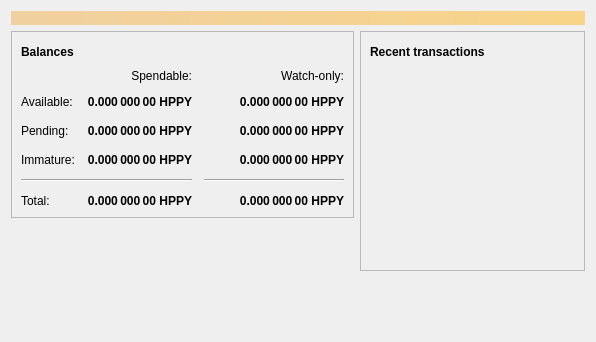
<?xml version="1.0" encoding="UTF-8"?>
<ui version="4.0">
 <class>OverviewPage</class>
 <widget class="QWidget" name="OverviewPage">
  <property name="geometry">
   <rect>
    <x>0</x>
    <y>0</y>
    <width>596</width>
    <height>342</height>
   </rect>
  </property>
  <property name="windowTitle">
   <string>Form</string>
  </property>
  <layout class="QVBoxLayout" name="topLayout">
   <item>
    <widget class="QLabel" name="labelAlerts">
     <property name="visible">
      <bool>false</bool>
     </property>
     <property name="styleSheet">
      <string notr="true">QLabel { background-color: qlineargradient(x1: 0, y1: 0, x2: 1, y2: 0, stop:0 #F0D0A0, stop:1 #F8D488); color:#000000; }</string>
     </property>
     <property name="wordWrap">
      <bool>true</bool>
     </property>
     <property name="margin">
      <number>3</number>
     </property>
     <property name="textInteractionFlags">
      <set>Qt::TextSelectableByMouse</set>
     </property>
    </widget>
   </item>
   <item>
    <layout class="QHBoxLayout" name="horizontalLayout" stretch="1,1">
     <item>
      <layout class="QVBoxLayout" name="verticalLayout_2">
       <item>
        <widget class="QFrame" name="frame">
         <property name="frameShape">
          <enum>QFrame::StyledPanel</enum>
         </property>
         <property name="frameShadow">
          <enum>QFrame::Raised</enum>
         </property>
         <layout class="QVBoxLayout" name="verticalLayout_4">
          <item>
           <layout class="QHBoxLayout" name="horizontalLayout_4">
            <item>
             <widget class="QLabel" name="label_5">
              <property name="font">
               <font>
                <weight>75</weight>
                <bold>true</bold>
               </font>
              </property>
              <property name="text">
               <string>Balances</string>
              </property>
             </widget>
            </item>
            <item>
             <widget class="QPushButton" name="labelWalletStatus">
              <property name="enabled">
               <bool>true</bool>
              </property>
              <property name="maximumSize">
               <size>
                <width>30</width>
                <height>16777215</height>
               </size>
              </property>
              <property name="toolTip">
               <string>The displayed information may be out of date. Your wallet automatically synchronizes with the Happy network after a connection is established, but this process has not completed yet.</string>
              </property>
              <property name="text">
               <string/>
              </property>
              <property name="icon">
               <iconset resource="../bitcoin.qrc">
                <normaloff>:/icons/warning</normaloff>
                <disabledoff>:/icons/warning</disabledoff>:/icons/warning</iconset>
              </property>
              <property name="iconSize">
               <size>
                <width>24</width>
                <height>24</height>
               </size>
              </property>
              <property name="flat">
               <bool>true</bool>
              </property>
             </widget>
            </item>
            <item>
             <spacer name="horizontalSpacer_3">
              <property name="orientation">
               <enum>Qt::Horizontal</enum>
              </property>
              <property name="sizeHint" stdset="0">
               <size>
                <width>40</width>
                <height>20</height>
               </size>
              </property>
             </spacer>
            </item>
           </layout>
          </item>
          <item>
           <layout class="QGridLayout" name="gridLayout">
            <property name="spacing">
             <number>12</number>
            </property>
            <item row="2" column="2">
             <widget class="QLabel" name="labelWatchPending">
              <property name="font">
               <font>
                <weight>75</weight>
                <bold>true</bold>
               </font>
              </property>
              <property name="cursor">
               <cursorShape>IBeamCursor</cursorShape>
              </property>
              <property name="toolTip">
               <string>Unconfirmed transactions to watch-only addresses</string>
              </property>
              <property name="text">
               <string notr="true">0.000 000 00 HPPY</string>
              </property>
              <property name="alignment">
               <set>Qt::AlignRight|Qt::AlignTrailing|Qt::AlignVCenter</set>
              </property>
              <property name="textInteractionFlags">
               <set>Qt::LinksAccessibleByMouse|Qt::TextSelectableByKeyboard|Qt::TextSelectableByMouse</set>
              </property>
             </widget>
            </item>
            <item row="2" column="1">
             <widget class="QLabel" name="labelUnconfirmed">
              <property name="font">
               <font>
                <weight>75</weight>
                <bold>true</bold>
               </font>
              </property>
              <property name="cursor">
               <cursorShape>IBeamCursor</cursorShape>
              </property>
              <property name="toolTip">
               <string>Total of transactions that have yet to be confirmed, and do not yet count toward the spendable balance</string>
              </property>
              <property name="text">
               <string notr="true">0.000 000 00 HPPY</string>
              </property>
              <property name="alignment">
               <set>Qt::AlignRight|Qt::AlignTrailing|Qt::AlignVCenter</set>
              </property>
              <property name="textInteractionFlags">
               <set>Qt::LinksAccessibleByMouse|Qt::TextSelectableByKeyboard|Qt::TextSelectableByMouse</set>
              </property>
             </widget>
            </item>
            <item row="3" column="2">
             <widget class="QLabel" name="labelWatchImmature">
              <property name="font">
               <font>
                <weight>75</weight>
                <bold>true</bold>
               </font>
              </property>
              <property name="cursor">
               <cursorShape>IBeamCursor</cursorShape>
              </property>
              <property name="toolTip">
               <string>Mined balance in watch-only addresses that has not yet matured</string>
              </property>
              <property name="text">
               <string notr="true">0.000 000 00 HPPY</string>
              </property>
              <property name="alignment">
               <set>Qt::AlignRight|Qt::AlignTrailing|Qt::AlignVCenter</set>
              </property>
              <property name="textInteractionFlags">
               <set>Qt::LinksAccessibleByMouse|Qt::TextSelectableByKeyboard|Qt::TextSelectableByMouse</set>
              </property>
             </widget>
            </item>
            <item row="4" column="0" colspan="2">
             <widget class="Line" name="line">
              <property name="orientation">
               <enum>Qt::Horizontal</enum>
              </property>
             </widget>
            </item>
            <item row="4" column="2">
             <widget class="Line" name="lineWatchBalance">
              <property name="sizePolicy">
               <sizepolicy hsizetype="Preferred" vsizetype="Fixed">
                <horstretch>0</horstretch>
                <verstretch>0</verstretch>
               </sizepolicy>
              </property>
              <property name="minimumSize">
               <size>
                <width>140</width>
                <height>0</height>
               </size>
              </property>
              <property name="orientation">
               <enum>Qt::Horizontal</enum>
              </property>
             </widget>
            </item>
            <item row="5" column="0">
             <widget class="QLabel" name="labelTotalText">
              <property name="text">
               <string>Total:</string>
              </property>
             </widget>
            </item>
            <item row="3" column="1">
             <widget class="QLabel" name="labelImmature">
              <property name="font">
               <font>
                <weight>75</weight>
                <bold>true</bold>
               </font>
              </property>
              <property name="cursor">
               <cursorShape>IBeamCursor</cursorShape>
              </property>
              <property name="toolTip">
               <string>Mined balance that has not yet matured</string>
              </property>
              <property name="text">
               <string notr="true">0.000 000 00 HPPY</string>
              </property>
              <property name="alignment">
               <set>Qt::AlignRight|Qt::AlignTrailing|Qt::AlignVCenter</set>
              </property>
              <property name="textInteractionFlags">
               <set>Qt::LinksAccessibleByMouse|Qt::TextSelectableByKeyboard|Qt::TextSelectableByMouse</set>
              </property>
             </widget>
            </item>
            <item row="2" column="3">
             <spacer name="horizontalSpacer_2">
              <property name="orientation">
               <enum>Qt::Horizontal</enum>
              </property>
              <property name="sizeHint" stdset="0">
               <size>
                <width>40</width>
                <height>20</height>
               </size>
              </property>
             </spacer>
            </item>
            <item row="3" column="0">
             <widget class="QLabel" name="labelImmatureText">
              <property name="text">
               <string>Immature:</string>
              </property>
             </widget>
            </item>
            <item row="5" column="1">
             <widget class="QLabel" name="labelTotal">
              <property name="font">
               <font>
                <weight>75</weight>
                <bold>true</bold>
               </font>
              </property>
              <property name="cursor">
               <cursorShape>IBeamCursor</cursorShape>
              </property>
              <property name="toolTip">
               <string>Your current total balance</string>
              </property>
              <property name="text">
               <string notr="true">0.000 000 00 HPPY</string>
              </property>
              <property name="alignment">
               <set>Qt::AlignRight|Qt::AlignTrailing|Qt::AlignVCenter</set>
              </property>
              <property name="textInteractionFlags">
               <set>Qt::LinksAccessibleByMouse|Qt::TextSelectableByKeyboard|Qt::TextSelectableByMouse</set>
              </property>
             </widget>
            </item>
            <item row="5" column="2">
             <widget class="QLabel" name="labelWatchTotal">
              <property name="font">
               <font>
                <weight>75</weight>
                <bold>true</bold>
               </font>
              </property>
              <property name="cursor">
               <cursorShape>IBeamCursor</cursorShape>
              </property>
              <property name="toolTip">
               <string>Current total balance in watch-only addresses</string>
              </property>
              <property name="text">
               <string notr="true">0.000 000 00 HPPY</string>
              </property>
              <property name="alignment">
               <set>Qt::AlignRight|Qt::AlignTrailing|Qt::AlignVCenter</set>
              </property>
              <property name="textInteractionFlags">
               <set>Qt::LinksAccessibleByMouse|Qt::TextSelectableByKeyboard|Qt::TextSelectableByMouse</set>
              </property>
             </widget>
            </item>
            <item row="0" column="2">
             <widget class="QLabel" name="labelWatchonly">
              <property name="text">
               <string>Watch-only:</string>
              </property>
              <property name="alignment">
               <set>Qt::AlignRight|Qt::AlignTrailing|Qt::AlignVCenter</set>
              </property>
             </widget>
            </item>
            <item row="1" column="0">
             <widget class="QLabel" name="labelBalanceText">
              <property name="text">
               <string>Available:</string>
              </property>
             </widget>
            </item>
            <item row="1" column="1">
             <widget class="QLabel" name="labelBalance">
              <property name="font">
               <font>
                <weight>75</weight>
                <bold>true</bold>
               </font>
              </property>
              <property name="cursor">
               <cursorShape>IBeamCursor</cursorShape>
              </property>
              <property name="toolTip">
               <string>Your current spendable balance</string>
              </property>
              <property name="text">
               <string notr="true">0.000 000 00 HPPY</string>
              </property>
              <property name="alignment">
               <set>Qt::AlignRight|Qt::AlignTrailing|Qt::AlignVCenter</set>
              </property>
              <property name="textInteractionFlags">
               <set>Qt::LinksAccessibleByMouse|Qt::TextSelectableByKeyboard|Qt::TextSelectableByMouse</set>
              </property>
             </widget>
            </item>
            <item row="1" column="2">
             <widget class="QLabel" name="labelWatchAvailable">
              <property name="font">
               <font>
                <weight>75</weight>
                <bold>true</bold>
               </font>
              </property>
              <property name="cursor">
               <cursorShape>IBeamCursor</cursorShape>
              </property>
              <property name="toolTip">
               <string>Your current balance in watch-only addresses</string>
              </property>
              <property name="text">
               <string notr="true">0.000 000 00 HPPY</string>
              </property>
              <property name="alignment">
               <set>Qt::AlignRight|Qt::AlignTrailing|Qt::AlignVCenter</set>
              </property>
              <property name="textInteractionFlags">
               <set>Qt::LinksAccessibleByMouse|Qt::TextSelectableByKeyboard|Qt::TextSelectableByMouse</set>
              </property>
             </widget>
            </item>
            <item row="2" column="0">
             <widget class="QLabel" name="labelPendingText">
              <property name="text">
               <string>Pending:</string>
              </property>
             </widget>
            </item>
            <item row="0" column="1">
             <widget class="QLabel" name="labelSpendable">
              <property name="text">
               <string>Spendable:</string>
              </property>
              <property name="alignment">
               <set>Qt::AlignRight|Qt::AlignTrailing|Qt::AlignVCenter</set>
              </property>
             </widget>
            </item>
           </layout>
          </item>
         </layout>
        </widget>
       </item>
       <item>
        <spacer name="verticalSpacer">
         <property name="orientation">
          <enum>Qt::Vertical</enum>
         </property>
         <property name="sizeHint" stdset="0">
          <size>
           <width>20</width>
           <height>40</height>
          </size>
         </property>
        </spacer>
       </item>
      </layout>
     </item>
     <item>
      <layout class="QVBoxLayout" name="verticalLayout_3">
       <item>
        <widget class="QFrame" name="frame_2">
         <property name="frameShape">
          <enum>QFrame::StyledPanel</enum>
         </property>
         <property name="frameShadow">
          <enum>QFrame::Raised</enum>
         </property>
         <layout class="QVBoxLayout" name="verticalLayout">
          <item>
           <layout class="QHBoxLayout" name="horizontalLayout_2">
            <item>
             <widget class="QLabel" name="label_4">
              <property name="font">
               <font>
                <weight>75</weight>
                <bold>true</bold>
               </font>
              </property>
              <property name="text">
               <string>Recent transactions</string>
              </property>
             </widget>
            </item>
            <item>
             <widget class="QPushButton" name="labelTransactionsStatus">
              <property name="enabled">
               <bool>true</bool>
              </property>
              <property name="maximumSize">
               <size>
                <width>30</width>
                <height>16777215</height>
               </size>
              </property>
              <property name="toolTip">
               <string>The displayed information may be out of date. Your wallet automatically synchronizes with the Happy network after a connection is established, but this process has not completed yet.</string>
              </property>
              <property name="text">
               <string/>
              </property>
              <property name="icon">
               <iconset resource="../bitcoin.qrc">
                <normaloff>:/icons/warning</normaloff>
                <disabledoff>:/icons/warning</disabledoff>:/icons/warning</iconset>
              </property>
              <property name="iconSize">
               <size>
                <width>24</width>
                <height>24</height>
               </size>
              </property>
              <property name="flat">
               <bool>true</bool>
              </property>
             </widget>
            </item>
            <item>
             <spacer name="horizontalSpacer">
              <property name="orientation">
               <enum>Qt::Horizontal</enum>
              </property>
              <property name="sizeHint" stdset="0">
               <size>
                <width>40</width>
                <height>20</height>
               </size>
              </property>
             </spacer>
            </item>
           </layout>
          </item>
          <item>
           <widget class="QListView" name="listTransactions">
            <property name="styleSheet">
             <string notr="true">QListView { background: transparent; }</string>
            </property>
            <property name="frameShape">
             <enum>QFrame::NoFrame</enum>
            </property>
            <property name="verticalScrollBarPolicy">
             <enum>Qt::ScrollBarAlwaysOff</enum>
            </property>
            <property name="horizontalScrollBarPolicy">
             <enum>Qt::ScrollBarAlwaysOff</enum>
            </property>
            <property name="selectionMode">
             <enum>QAbstractItemView::NoSelection</enum>
            </property>
           </widget>
          </item>
         </layout>
        </widget>
       </item>
       <item>
        <spacer name="verticalSpacer_2">
         <property name="orientation">
          <enum>Qt::Vertical</enum>
         </property>
         <property name="sizeHint" stdset="0">
          <size>
           <width>20</width>
           <height>40</height>
          </size>
         </property>
        </spacer>
       </item>
      </layout>
     </item>
    </layout>
   </item>
  </layout>
 </widget>
 <resources/>
 <connections/>
</ui>
